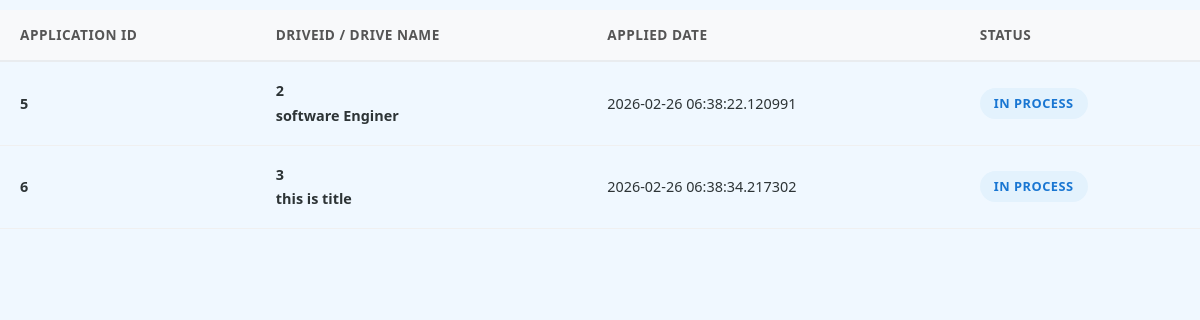
Screenshot of /admin/2/history with the database file from the repository.
### portal/models.py (models this page shows)
class Application(db.Model,UserMixin):
    __tablename__ = 'applications'
    id = db.Column(db.Integer , primary_key = True)
    student_id = db.Column(db.Integer,db.ForeignKey('students.id'), nullable = False)
    drive_id = db.Column(db.Integer,db.ForeignKey('placement_drives.id') , nullable = False)
    applied_at = db.Column(db.DateTime,default = datetime.utcnow)
    status = db.Column(db.String(30), nullable = False,default = 'PENDING')#PENDING , SHORTLISTED,SELECTED , REJECTED
    drive = db.relationship('Drive', backref='applications')
    student = db.relationship('Student' , backref = 'students')
    __table_args__ = (
    db.UniqueConstraint('student_id', 'drive_id', name='unique_student_drive'),
)

class Drive(db.Model,UserMixin):
    __tablename__ = 'placement_drives'
    id = db.Column(db.Integer , primary_key = True)
    company_id = db.Column(db.Integer,db.ForeignKey('companies.id') , nullable = False)
    job_title = db.Column(db.String(100), nullable = False)
    description = db.Column(db.String(200), nullable = False)
    eligibility = db.Column(db.String(100), nullable = False)
    deadline = db.Column(db.DateTime, nullable = False)
    status = db.Column(db.String(20), nullable = False,default ='APPROVED') #APPROVED,PENDING,CLOSED
    company = db.relationship('Company' , backref = 'companies')

### app.py (the view)
@app.route('/admin/<int:student_id>/history')
def history_ad(student_id):
    apple = Application.query.filter_by(student_id = student_id)
    return render_template('student/student_history.html',
                           apple = apple)

### templates/student/student_history.html (shortened to what this page needs)
<!DOCTYPE html>
<html lang="en">
<head>
    <link href="https://cdn.jsdelivr.net/npm/bootstrap@5.3.0-alpha1/dist/css/bootstrap.min.css" rel="stylesheet">
</head>
<body>
    <div class="main-co">
        <div class="tableView">
            <table class="app-tab">
                <thead>
                    <tr>
                        <th>Application ID</th>
                        <th>DriveID / Drive Name</th>
                        <th>Applied Date</th>
                        <th>Status</th>
                    </tr>
                </thead>
                <tbody>
                    {% for a in apple %}
                    <tr>
                        <td><strong>{{a.id}}</strong></td>
                        <td>
                            <div class="d-info">
                                <div class="drive-title-sm">{{a.drive_id}}</div>
                                <div class="drive-title-sm">{{a.drive.job_title}}</div>
                            </div>
                        </td>
                        <td>{{a.applied_at}}</td>
                        <td>
                            {% if a.status == 'SHORTLISTED' %}
                            <span class="status-badge status-shortlisted">Shortlisted</span>
                            {% elif a.status == 'SELECTED' %}
                            <span class="status-badge status-selected">Selected</span>
                            {% elif a.status == 'REJECTED' %}
                            <span class="status-badge status-rejected">Rejected</span>
                            {% else %}
                            <span class="status-badge status-applied">In Process</span>
                            {% endif %}
                        </td>
                    </tr>
                    {% endfor %}
                </tbody>
            </table>
        </div>
    </div>
</body>
</html>

### templates/student/student_history.html (style rules this page uses)
body { margin-top: 10px; background-color: aliceblue; font-family: system-ui, -apple-system, BlinkMacSystemFont, 'Segoe UI', Roboto, Oxygen, Ubuntu, Cantarell, 'Open Sans', 'Helvetica Neue', sans-serif; }
.d-info { display: flex; flex-direction: column; gap: 3px; }
.drive-title-sm { font-weight: 600; color: #2d3436; }
.status-badge { display: inline-block; padding: 6px 14px; border-radius: 20px; font-size: 0.8rem; font-weight: 600; text-transform: uppercase; letter-spacing: 0.5px; }
.status-applied { background: #e3f2fd; color: #1976d2; }
.app-tab { width: 100%; border-collapse: collapse; }
.app-tab thead { background: #f8f9fa; }
.app-tab th { padding: 15px 20px; text-align: left; font-size: 0.85rem; font-weight: 600; color: #555; text-transform: uppercase; letter-spacing: 0.5px; border-bottom: 2px solid #e9ecef; }
.app-tab tbody tr { border-bottom: 1px solid #f0f0f0; transition: all 0.3s ease; }
.app-tab td { padding: 18px 20px; font-size: 0.9rem; color: #2d3436; }

### rows the page displays
Application: id "5", drive_id "2", drive.job_title "software Enginer", applied_at "2026-02-26 06:38:22.120991", status "IN PROCESS"
Application: id "6", drive_id "3", drive.job_title "this is title", applied_at "2026-02-26 06:38:34.217302", status "IN PROCESS"
